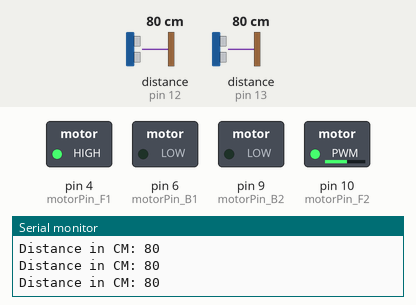
The sketch below on a simulated Arduino Uno, built with avr-gcc and run on an emulated ATmega328P. On the bench: switched loads named in the sketch (green lamp = pin HIGH), the last lines printed to the serial monitor. The test bench sets the inputs (shaded band); at power-on: distance to the obstacle (sensors on pin 12, pin 13) 80 cm. The echo pulse lasts 58.3 µs per cm; pins used as bus, display or sensor lines are not drawn.

Above: at 1.3 s.
1.4 s: distance to the obstacle (sensor on pin 12) set to 29 cm
2.9 s: distance to the obstacle (sensor on pin 12) set to 23 cm
At 3.9 s:
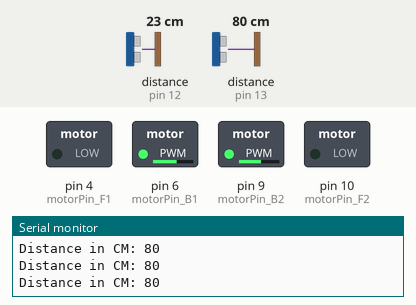
6.0 s: distance to the obstacle (sensor on pin 12) set to 35 cm
At 6.7 s:
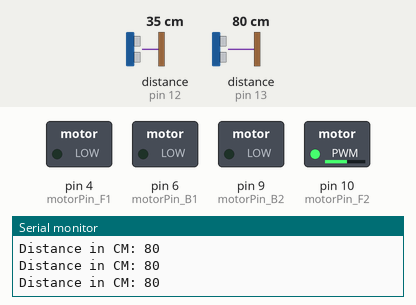
11.9 s: distance to the obstacle (sensor on pin 12) set to 2 cm
At 14.14 s:
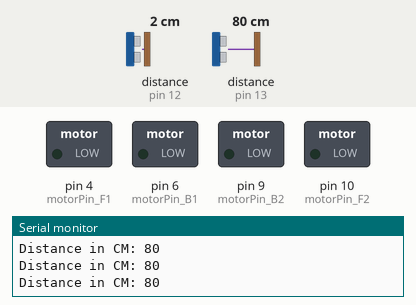
15.0 s: distance to the obstacle (sensor on pin 12) set to 60 cm
At 17.6 s:
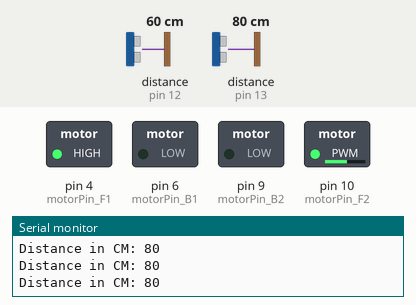
Timing chart, 0 to 18.7 s (numbered marks = the images above; inputs shaded):
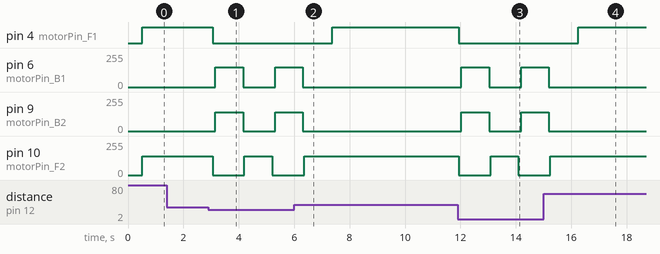

The sketch:

__.ino
```cpp
#include <Ultrasonic.h>
Ultrasonic ultrasonic(12, 13);

byte motorPin_F1 = 4;
byte motorPin_B1 = 6;
byte motorPin_F2 = 10;
byte motorPin_B2 = 9;   //馬達
const int trigPin = 13;    //超音波模組觸發
const int echoPin = 12;    //超音波模組接收腳
unsigned long duration , cm , inches;
int distance;


int Speed = 140;

void setup() {
  // 定義輸入和輸出
  Serial.begin (9600);
  pinMode(trigPin, OUTPUT);
  pinMode(echoPin, INPUT);

  pinMode( motorPin_F1 , OUTPUT);
  pinMode( motorPin_B1 , OUTPUT);
  pinMode( motorPin_F2 , OUTPUT);
  pinMode( motorPin_B2 , OUTPUT);

}

void loop() {
  //印出超音波感測出前方障礙物的距離
  distance = ultrasonic.read();
  Serial.print("Distance in CM: ");
  Serial.println(distance);
  delay(500);

  //超音波感測器
  digitalWrite(trigPin, LOW);
  delayMicroseconds(5);
  digitalWrite(trigPin, HIGH);     // 給 Trig 高電位，持續 10微秒
  delayMicroseconds(10);
  digitalWrite(trigPin, LOW);
  pinMode(echoPin , INPUT);
  duration = pulseIn(echoPin, HIGH);
  cm = (duration/2) / 29.1;     // 將時間換算成距離 cm

  if(cm > 25){
    motorForward();
  }
  else{
    motorStop();
    delay(100);
    motorBackward();
    delay(1000);
    motorStop();
    delay(50);
    motorRight();
    delay(500);
  }
}

void motorStop(){
  digitalWrite( motorPin_F1 , LOW);
  digitalWrite( motorPin_B1 , LOW);
  digitalWrite( motorPin_F2 , LOW);
  digitalWrite( motorPin_B2 , LOW);
}

void motorBackward(){
  digitalWrite( motorPin_F1 , LOW);
  analogWrite( motorPin_B1 , Speed+10);
  digitalWrite( motorPin_F2 , LOW);
  analogWrite( motorPin_B2 , Speed);
}

void motorForward(){
  analogWrite( motorPin_F1 , Speed+10);
  digitalWrite( motorPin_B1 , LOW);
  analogWrite( motorPin_F2 , Speed);
  digitalWrite( motorPin_B2 , LOW);
}

// 右轉
void motorRight(){
  digitalWrite( motorPin_F1 , LOW);
  digitalWrite( motorPin_B1 , LOW);
  analogWrite( motorPin_F2 , Speed);
  digitalWrite( motorPin_B2 , LOW);
}

// 左轉
void motorLeft(){
  analogWrite( motorPin_F1 , Speed);
  digitalWrite( motorPin_B1 , LOW);
  digitalWrite( motorPin_F2 ,LOW);
  digitalWrite( motorPin_B2 ,LOW);
}
```

Measured:
- the behaviour switches between 26 and 25 cm on distance to the obstacle (sensor on pin 12) (found by bisection; images 0 and 1)
- after the input at 2.9 s, pin 4 (motorPin_F1): HIGH → LOW after 0.15 s; pin 6 (motorPin_B1): 0/255 → 150/255 after 0.25 s, → 0/255 1.0 s later, → 150/255 1.2 s later
- after the input at 6.0 s, pin 4 (motorPin_F1): LOW → HIGH after 1.4 s; pin 6 (motorPin_B1), pin 9 (motorPin_B2): goes on until 6.3 s, then stays 0/255; pin 10 (motorPin_F2): goes on until 6.4 s, then stays 140/255
- after the input at 11.9 s, pin 4 (motorPin_F1): HIGH → LOW at once; pin 6 (motorPin_B1): 0/255 → 150/255 after 0.14 s, → 0/255 1.0 s later, → 150/255 1.2 s later; pin 9 (motorPin_B2): 0/255 → 140/255 after 0.14 s, → 0/255 1.0 s later, → 140/255 1.2 s later; pin 10 (motorPin_F2): 140/255 → 0/255 at once, → 140/255 1.2 s later, → 0/255 1.0 s later
- after the input at 15.0 s, pin 4 (motorPin_F1): LOW → HIGH after 1.3 s; pin 6 (motorPin_B1), pin 9 (motorPin_B2): goes on until 15.2 s, then stays 0/255; pin 10 (motorPin_F2): goes on until 15.2 s, then stays 140/255
